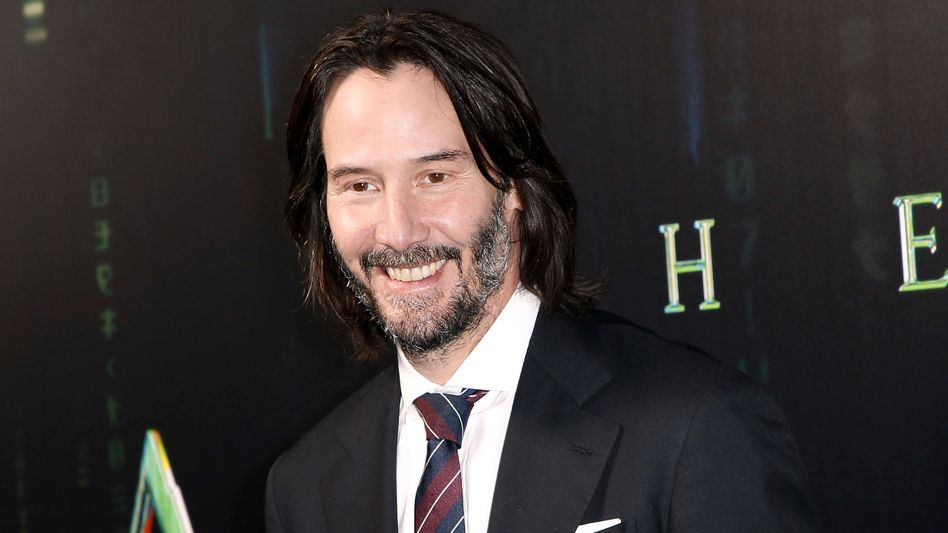
#> input picture microservices/facerecognition/modules/opencv/images/keanu/1.jpg, 948 x 533 px
$ python -i face_recognition.py   (imports and definitions only)   (older library calls are emulated)
#> lines starting #> are read from the running program, lines starting #| are printed output that depends on the picture
from PIL.Image import fromarray
import numpy as np
import cv2
import base64
import os
from PIL import Image
from .mongodb import mongodb
# https://docs.opencv.org/3.4/df/d25/classcv_1_1face_1_1LBPHFaceRecognizer.html
# Docs for the recognizer

class face_recognition:
    """
    Class for detecting faces with the pretrained cascade classifier
    also for recognizing faces with a pretrained model
    """

    def __init__(self):
        self

    def detect_face(self, image):

        # Declares paths
        base_dir = os.path.dirname(os.path.abspath(__file__))
        recognizer_dir = os.path.join(base_dir, "recognizer/face-data.yml")
        haar_dir = f"{cv2.data.haarcascades}haarcascade_frontalface_default.xml"

        # Create classifier and recognizer objects for the face prediction
        face_cascade = cv2.CascadeClassifier(haar_dir)
        recognizer = cv2.face.LBPHFaceRecognizer_create(radius = 1,neighbors = 12, grid_x = 8,grid_y = 8)
        recognizer.read(recognizer_dir)

        user = "unknown"

        frame_gray = cv2.cvtColor(image, cv2.COLOR_BGR2GRAY)
        # Resize picture with pillow and numpy arrays
        pil_image = fromarray(frame_gray)
        size = (550, 550)
        final_image = pil_image.resize(size, Image.ANTIALIAS)
        frame_gray = np.array(final_image, "uint8")

        # try to detect faces on the picture
        faces = face_cascade.detectMultiScale(frame_gray, scaleFactor=1.5, minNeighbors=5)

        print("calculating ...")
        for (x, y, w, h) in faces:

            # Get region of interest
            roi_gray = frame_gray[y:y+h, x:x+w]
            # Predict the face accordingly to the trained face model
            id_, conf = recognizer.predict(roi_gray)

            # Create mongodb object
            mongo = mongodb()

            # Get userdb records
            records = mongo.erstablish_connnection()
            id_exists = records.find_one({"faceid": id_})
            print("exist?" + str(id_exists.get('name')))
            mongoName = id_exists.get('name')

            # If the confidence ist higher or equal than 50
            # the recognizer takes reversed confidence levels
            if conf>=0 and conf <= 50:
                print("predicted: " + str(id_))
                user = mongoName
        # return username if predicted if not unkown
        return user

    def format_webp(self, buf_str):
        """
        Function to format .webp pictures on the socket.io stream event
        and save them in a directory user directories
        """
        # Create directory for the user pictures
        image_dir, dirname, counter = self.createDir(buf_str)
        # Object on third position is the webp picture
        formatted_data = buf_str.split(',')[3]
        buf_decode = base64.b64decode(formatted_data)
        buf_arr = np.fromstring(buf_decode, dtype=np.uint8)
        img_decoded = cv2.imdecode(buf_arr, cv2.IMREAD_COLOR)
        cv2.imwrite(f"{image_dir}{dirname}/{counter}.webp", img_decoded)
        return img_decoded

    def format_login(self, buf_str):
        """
        Function to format webp pictures on the socket.io predict event
        returns picture as a cv2 compatible variable
        """
        # Object on third position is the webp picture
        formatted_data = buf_str.split(',')[3]
        buf_decode = base64.b64decode(formatted_data)
        buf_arr = np.fromstring(buf_decode, dtype=np.uint8)
        img_decoded = cv2.imdecode(buf_arr, cv2.IMREAD_COLOR)
        return img_decoded

    def createDir(self, buf_str):
        """
        Method for directory creation
        """
        base_dir = os.path.dirname(os.path.abspath(__file__))
        image_dir = os.path.join(base_dir, "images/")

        dirname = buf_str.split(',')[0]
        counter = buf_str.split(',')[1]
        if not os.path.exists(f"{image_dir}{dirname}/"):
            os.makedirs(f"{image_dir}{dirname}/")
        return image_dir, dirname, counter

>>> import cv2
>>> picture = cv2.imread('images/keanu/1.jpg', cv2.IMREAD_GRAYSCALE)
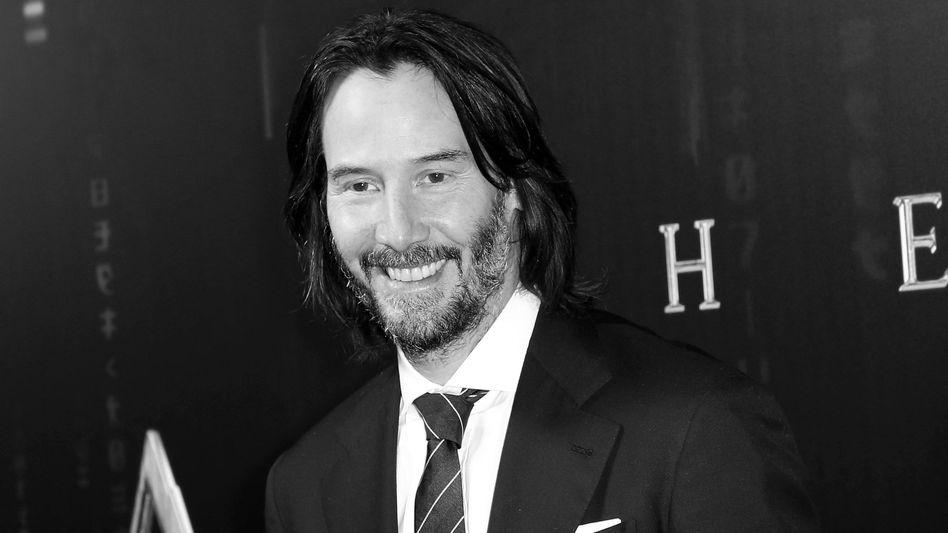
#> picture: shape (533, 948); min 0, max 255, mean 53.5
#> (the run stopped early here; a loop or call above may not have finished)

$ run again, on microservices/facerecognition/modules/opencv/images/keanu/4.jpg
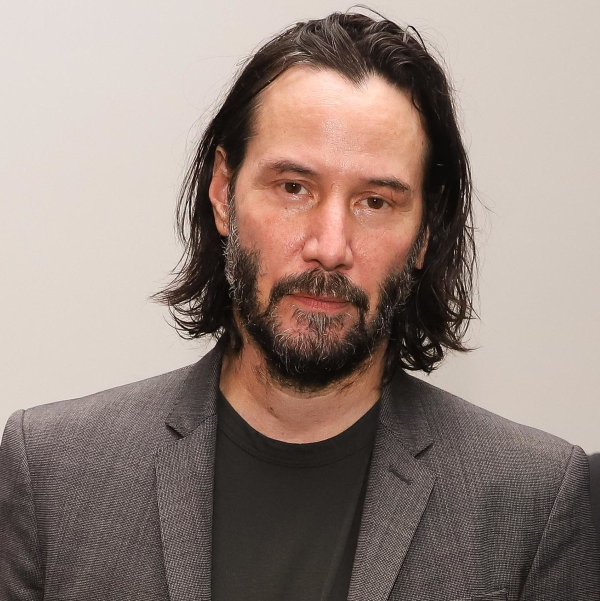
#> input picture microservices/facerecognition/modules/opencv/images/keanu/4.jpg, 1200 x 1202 px (shown at 1/2 size)
#> `picture = cv2.imread('images/keanu/1.jpg', cv2.IMREAD_GRAYSCALE)`:
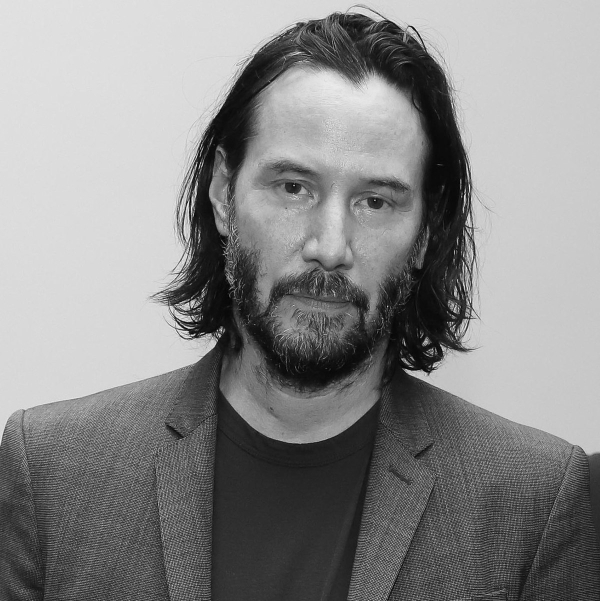
#> picture: shape (1202, 1200) (shown at 1/2 size); min 0, max 255, mean 136.9

$ run again, on microservices/facerecognition/modules/opencv/images/keanu/2.webp
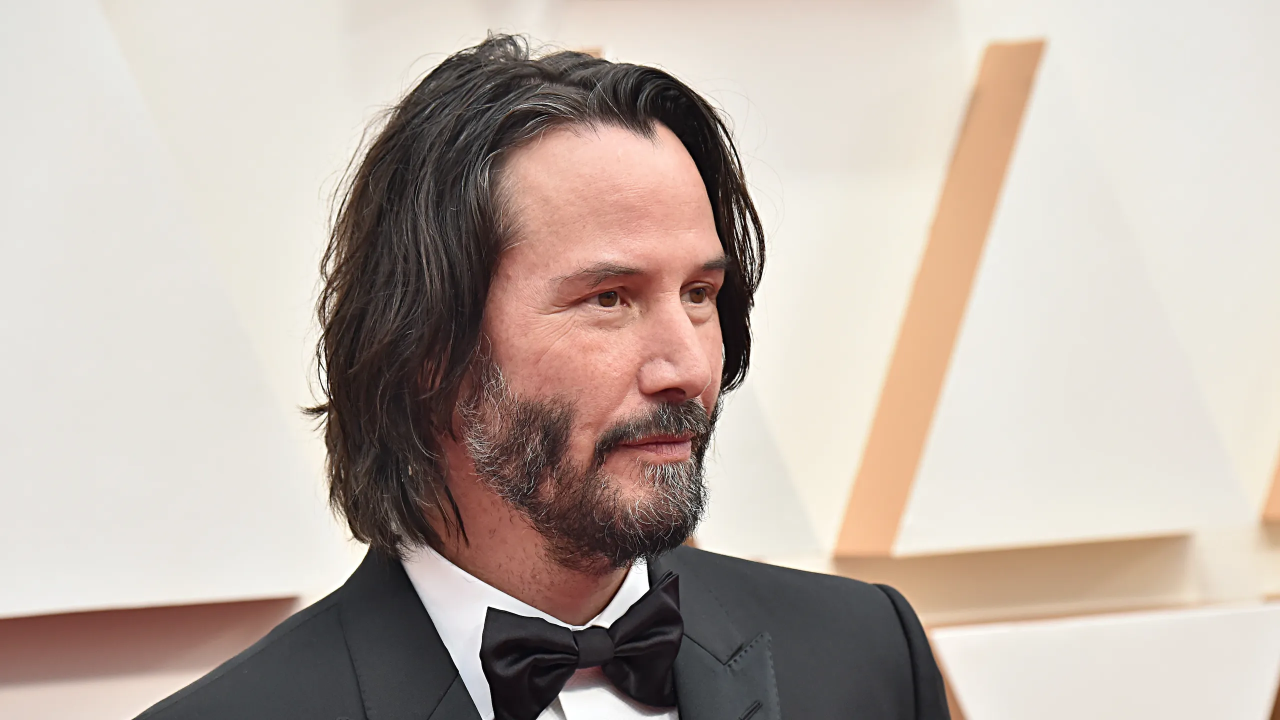
#> input picture microservices/facerecognition/modules/opencv/images/keanu/2.webp, 2560 x 1440 px (shown at 1/2 size)
#> `picture = cv2.imread('images/keanu/1.jpg', cv2.IMREAD_GRAYSCALE)`:
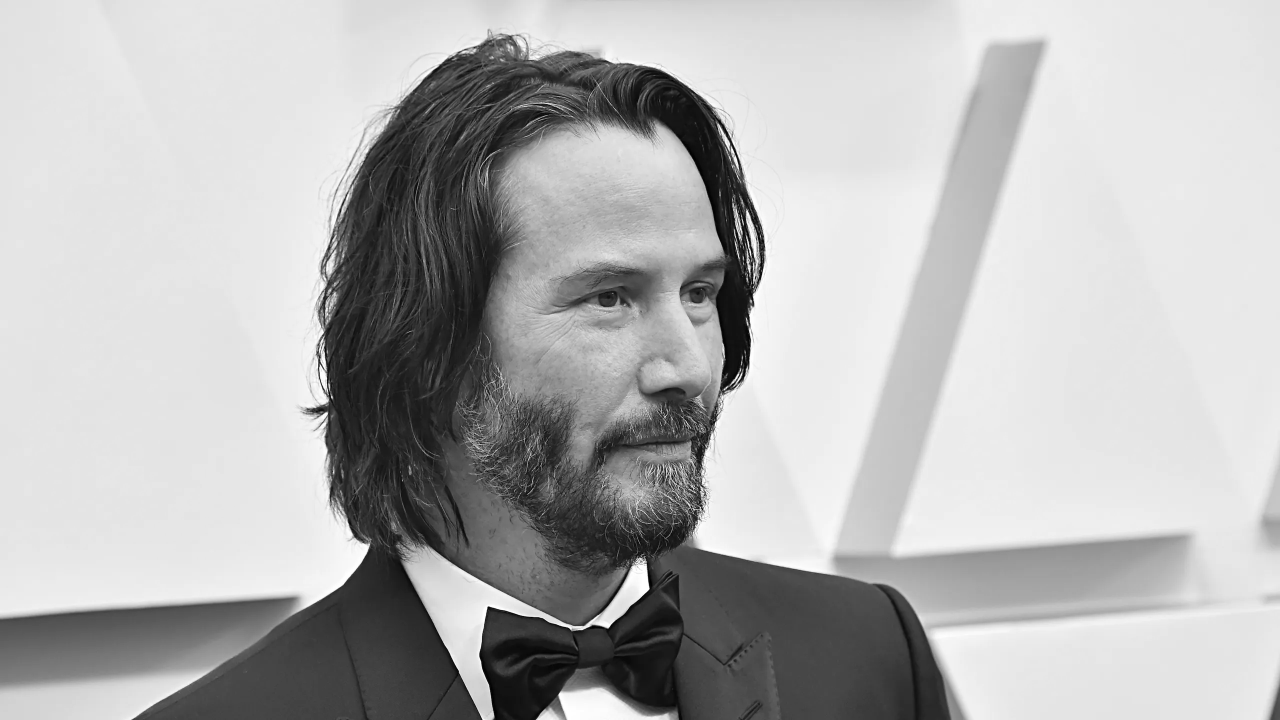
#> picture: shape (1440, 2560) (shown at 1/2 size); min 0, max 255, mean 180.1
